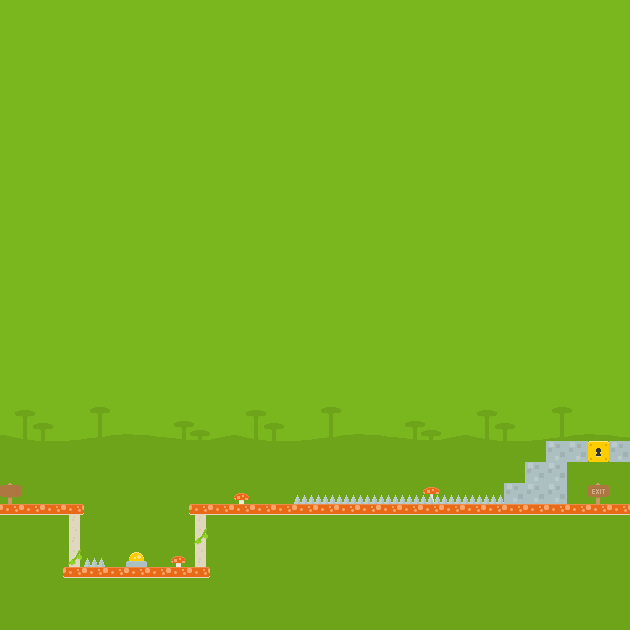

The image is a tile-based game level rendered from a .tmx file. Its description and source (layers, tilesets, objects; grid data summarised) follow:
An orthogonal 30x30 tile map with 21x21 px tiles, 8 tile layers (Tile Layer 1, Tile Layer 2, Platforms, Spawn, ...).

<map version="1.0" orientation="orthogonal" renderorder="right-down" width="30" height="30" tilewidth="21" tileheight="21">
 <tileset firstgid="1" source="spritesheet.tsx" />
 <layer name="Tile Layer 1" width="30" height="30">
  <data>[900 cells, 900 non-empty, 32 distinct tile ids]</data>
 </layer>
 <layer name="Tile Layer 2" width="30" height="30">
  <data>[900 cells, 5 non-empty, 3 distinct tile ids]</data>
 </layer>
 <layer name="Platforms" width="30" height="30">
  <data>[900 cells, 44 non-empty, 6 distinct tile ids]</data>
 </layer>
 <layer name="Spawn" width="30" height="30">
  <data>[900 cells, 1 non-empty, 1 distinct tile ids]</data>
 </layer>
 <layer name="Spikes" width="30" height="30">
  <data>[900 cells, 11 non-empty, 1 distinct tile ids]</data>
 </layer>
 <layer name="Door" width="30" height="30">
  <data>[900 cells, 1 non-empty, 1 distinct tile ids]</data>
 </layer>
 <layer name="Button" width="30" height="30">
  <data>[900 cells, 1 non-empty, 1 distinct tile ids]</data>
 </layer>
 <layer name="Goal" width="30" height="30">
  <data>[900 cells, 1 non-empty, 1 distinct tile ids]</data>
 </layer>
</map>